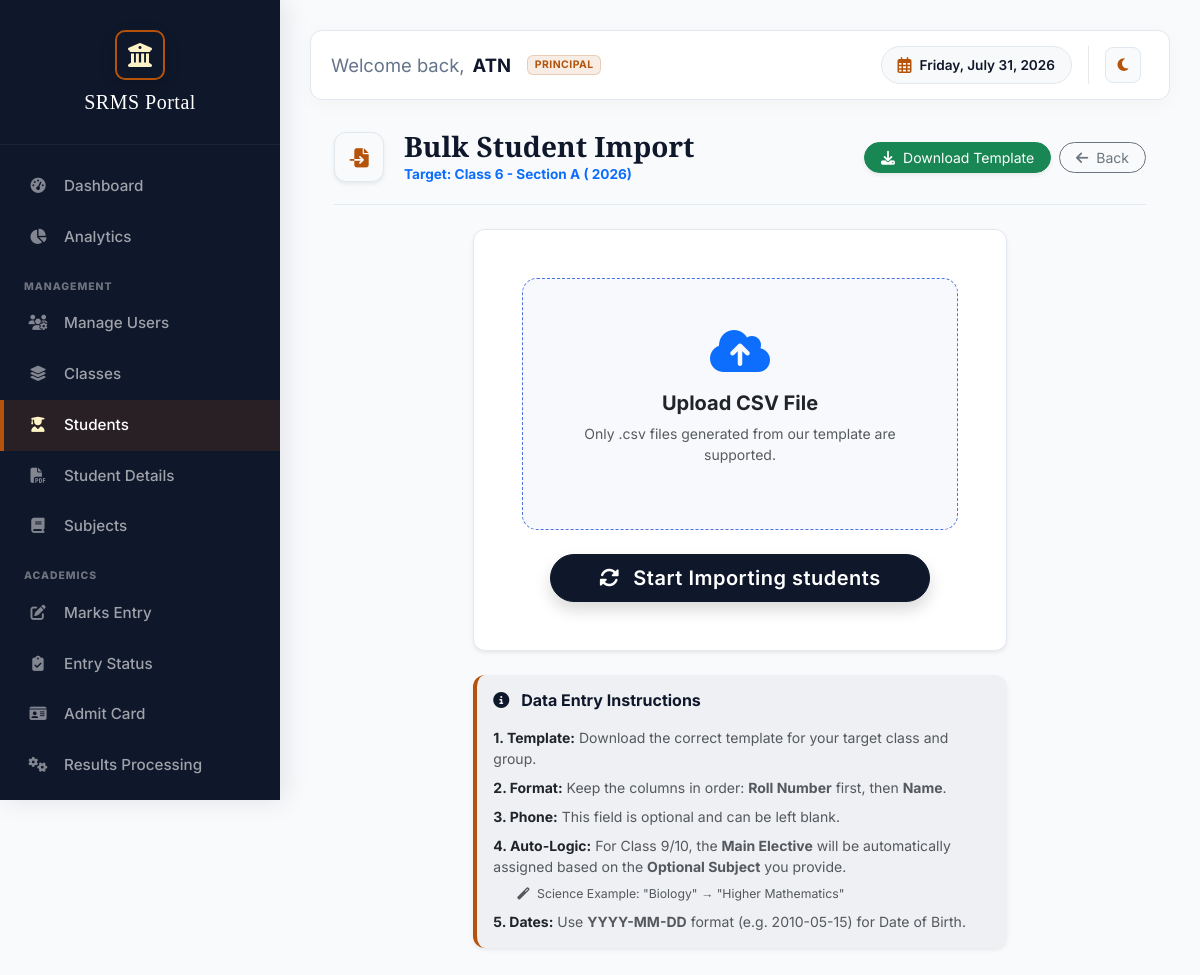
The page /admin/bulk-import-students.php?class_id=1 (signed in) on the database its author committed.
### tables this page shows
CREATE TABLE `classes` (
  `id` int(11) NOT NULL,
  `class_name` varchar(50) NOT NULL,
  `section` varchar(10) NOT NULL,
  `academic_year` year(4) NOT NULL
);

### admin/bulk-import-students.php (the view, shortened to what this page needs)
<?php
include('../includes/db_config.php');
$class_id = $_GET['class_id'] ?? null;
$stmt = $conn->prepare("SELECT * FROM classes WHERE id = ?");
$stmt->execute([$class_id]);
$class_info = $stmt->fetch();
$is_9_10 = (strpos($class_info['class_name'], '9') !== false || strpos($class_info['class_name'], '10') !== false);
?>
<!DOCTYPE html>
<html lang="en">
<head>
    <?php include('header.php'); ?>
</head>
<body>
    <?php include('sidebar.php'); ?>
    <div id="content">
        <?php include('topbar.php'); ?>
        <div class="container-fluid px-4">
            <div class="page-header">
                <div class="d-flex align-items-center">
                    <div class="header-icon-box shadow-sm">
                        <i class="fas fa-file-import"></i>
                    </div>
                    <div>
                        <h1 class="fw-bold mb-0">Bulk Student Import</h1>
                        <p class="mb-0 text-primary fw-bold">Target:
                            <?php echo $class_info['class_name']; ?> - Section
                            <?php echo $class_info['section']; ?> (
                            <?php echo $class_info['academic_year']; ?>)
                        </p>
                    </div>
                </div>
                <div class="header-actions d-flex gap-2 align-items-center">
                    <?php if ($is_9_10): ?>
                        <div class="dropdown">
                            <button class="btn btn-sm btn-success rounded-pill px-3 shadow-sm dropdown-toggle" type="button"
                                data-bs-toggle="dropdown">
                                <i class="fas fa-download me-1"></i> Download Template
                            </button>
                            <ul class="dropdown-menu dropdown-menu-end shadow border-0">
                                <li><a class="dropdown-item small fw-bold"
                                        href="student-template-csv.php?class_id=<?php echo $class_id; ?>&group=Science"><i
                                            class="fas fa-microscope me-2 text-primary"></i> Science </a></li>
                                <li><a class="dropdown-item small fw-bold"
                                        href="student-template-csv.php?class_id=<?php echo $class_id; ?>&group=Arts"><i
                                            class="fas fa-paint-brush me-2 text-info"></i> Arts </a></li>
                                <li><a class="dropdown-item small fw-bold"
                                        href="student-template-csv.php?class_id=<?php echo $class_id; ?>&group=Commerce"><i
                                            class="fas fa-calculator me-2 text-success"></i> Commerce </a></li>
                            </ul>
                        </div>
                    <?php else: ?>
                        <a href="student-template-csv.php?class_id=<?php echo $class_id; ?>"
                            class="btn btn-sm btn-success rounded-pill px-3 shadow-sm">
                            <i class="fas fa-download me-1"></i> Download Template
                        </a>
                    <?php endif; ?>
                    <a href="manage-students.php?view=students&class_id=<?php echo $class_id; ?>"
                        class="btn btn-sm btn-outline-secondary rounded-pill px-3">
                        <i class="fas fa-arrow-left me-1"></i> Back
                    </a>
                </div>
            </div>
            <div class="row justify-content-center">
                <div class="col-lg-8">
                    <div class="card shadow-sm mb-4">
                        <div class="card-body p-5">
                            <form action="" method="POST" enctype="multipart/form-data" id="importForm">
                                <div class="import-card mb-4">
                                    <label for="student_csv" class="drop-zone w-100 mb-0">
                                        <i class="fas fa-cloud-upload-alt fa-3x text-primary mb-3"></i>
                                        <h5 class="fw-bold">Upload CSV File</h5>
                                        <p class="text-muted small">Only .csv files generated from our template are
                                            supported.</p>
                                    </label>
                                </div>
                                <div class="text-center">
                                    <button type="submit" class="btn btn-primary btn-lg rounded-pill px-5 shadow"
                                        id="submitBtn">
                                        <i class="fas fa-sync-alt me-2"></i> Start Importing students
                                    </button>
                                </div>
                            </form>
                        </div>
                    </div>
                    <div class="card border-0 shadow-sm mt-4 instruction-card"
                        style="background: rgba(15, 23, 42, 0.04); border-left: 4px solid var(--prestige-gold) !important; border-radius: 12px;">
                        <div class="card-body">
                            <h6 class="fw-bold mb-3 instruction-title" style="color: var(--prestige-navy);"><i
                                    class="fas fa-info-circle me-2 text-gold"></i> Data Entry Instructions</h6>
                            <ul class="small mb-0 text-muted list-unstyled instruction-text">
                                <li class="mb-2"><strong class="text-dark">1. Template:</strong> Download the correct
                                    template for your target class and group.</li>
                                <li class="mb-2"><strong class="text-dark">2. Format:</strong> Keep the columns in
                                    order: <strong>Roll Number</strong> first, then <strong>Name</strong>.</li>
                                <li class="mb-2"><strong class="text-dark">3. Phone:</strong> This field is optional and can be left blank.</li>
                                <li class="mb-2"><strong class="text-dark">4. Auto-Logic:</strong> For Class 9/10, the
                                    <strong>Main Elective</strong> will be automatically assigned based on the
                                    <strong>Optional Subject</strong> you provide.</li>
                                <li class="ms-4 mb-2 italic small"><i class="fas fa-magic me-1 text-gold"></i> Science
                                    Example: "Biology" &rarr; "Higher Mathematics"</li>
                                <li><strong class="text-dark">5. Dates:</strong> Use <strong>YYYY-MM-DD</strong> format
                                    (e.g. 2010-05-15) for Date of Birth.</li>
                            </ul>
                        </div>
                    </div>
                </div>
            </div>
        </div>
    </div>
</body>
</html>

### admin/header.php (style rules this page uses)
:root { --sidebar-width: 280px; --prestige-navy: #0f172a; --prestige-gold: #b45309; --prestige-gold-light: #fef3c7; --prestige-slate: #f8fafc; --prestige-border: #e2e8f0; --prestige-text: #1e293b; --primary-color: var(--prestige-navy); --dark-color: var(--prestige-navy); }
body { background-color: var(--prestige-slate); font-family: 'Inter', sans-serif; color: var(--prestige-text); }
#content { margin-left: var(--sidebar-width); padding: 30px; min-height: 100vh; transition: margin-left 0.3s cubic-bezier(0.16, 1, 0.3, 1); }
.card { background: white; border: 1px solid var(--prestige-border); box-shadow: 0 15px 40px rgba(0, 0, 0, 0.04); border-radius: 12px; margin-bottom: 24px; transition: transform 0.2s, box-shadow 0.2s; }
.page-header { background-color: transparent; color: var(--prestige-navy); padding: 0 0 20px 0; border-radius: 0; margin-bottom: 24px; border: none; border-bottom: 1px solid var(--prestige-border); display: flex; align-items: center; justify-content: space-between; }
.page-header h1 { font-family: 'Playfair Display', serif; font-size: 1.75rem; margin-bottom: 0.25rem; color: var(--prestige-navy); font-weight: 700; }
.page-header p { font-size: 0.85rem; color: #64748b; margin-bottom: 0; font-weight: 500; }
.header-icon-box { background: var(--prestige-slate); border: 1px solid var(--prestige-border); width: 50px; height: 50px; display: flex; align-items: center; justify-content: center; border-radius: 12px; margin-right: 1.25rem; color: var(--prestige-gold); flex-shrink: 0; font-size: 1.2rem; }
.btn-primary { background-color: var(--prestige-navy); border-color: var(--prestige-navy); font-weight: 600; letter-spacing: 0.5px; }

### admin/bulk-import-students.php (style rules this page uses)
.import-card { border-radius: 15px; border: 1px dashed #4e73df; background: #f8f9fc; }
.drop-zone { padding: 3rem; text-align: center; cursor: pointer; transition: 0.3s; }

### rows shown on the page
classes: class_name "Class 6", section "A", academic_year "2026"

### other values the page prints
$display_name "ATN"
